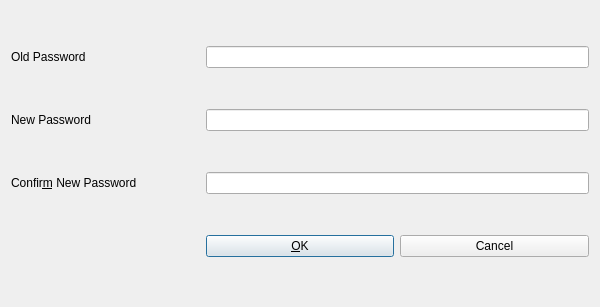
<ui version="4.0" >
 <author></author>
 <comment></comment>
 <exportmacro></exportmacro>
 <class>ChangePasswordDialog</class>
 <widget class="QDialog" name="ChangePasswordDialog" >
  <property name="geometry" >
   <rect>
    <x>0</x>
    <y>0</y>
    <width>600</width>
    <height>307</height>
   </rect>
  </property>
  <property name="windowTitle" >
   <string>Change Administrator Password</string>
  </property>
  <layout class="QGridLayout" >
   <property name="margin" >
    <number>11</number>
   </property>
   <property name="spacing" >
    <number>6</number>
   </property>
   <item row="3" column="2" >
    <widget class="QPushButton" name="cancelButton" >
     <property name="text" >
      <string>Cancel</string>
     </property>
     <property name="shortcut" >
      <string/>
     </property>
    </widget>
   </item>
   <item row="2" column="0" >
    <widget class="QLabel" name="textLabel3" >
     <property name="text" >
      <string>Confir&amp;m New Password</string>
     </property>
     <property name="buddy" >
      <cstring>confirmNewLineEdit</cstring>
     </property>
    </widget>
   </item>
   <item row="0" column="0" >
    <widget class="QLabel" name="textLabel1" >
     <property name="text" >
      <string>Old Password</string>
     </property>
     <property name="buddy" >
      <cstring>oldLineEdit</cstring>
     </property>
    </widget>
   </item>
   <item row="1" column="0" >
    <widget class="QLabel" name="textLabel2" >
     <property name="text" >
      <string>New Password</string>
     </property>
     <property name="buddy" >
      <cstring>newLineEdit</cstring>
     </property>
    </widget>
   </item>
   <item row="0" column="1" colspan="2" >
    <widget class="QLineEdit" name="oldLineEdit" >
     <property name="echoMode" >
      <enum>QLineEdit::Password</enum>
     </property>
    </widget>
   </item>
   <item row="1" column="1" colspan="2" >
    <widget class="QLineEdit" name="newLineEdit" >
     <property name="echoMode" >
      <enum>QLineEdit::Password</enum>
     </property>
    </widget>
   </item>
   <item row="2" column="1" colspan="2" >
    <widget class="QLineEdit" name="confirmNewLineEdit" >
     <property name="echoMode" >
      <enum>QLineEdit::Password</enum>
     </property>
    </widget>
   </item>
   <item row="3" column="1" >
    <widget class="QPushButton" name="okButton" >
     <property name="text" >
      <string>&amp;OK</string>
     </property>
     <property name="shortcut" >
      <string>Alt+O</string>
     </property>
     <property name="default" >
      <bool>true</bool>
     </property>
    </widget>
   </item>
  </layout>
 </widget>
 <layoutdefault spacing="6" margin="11" />
 <pixmapfunction>qPixmapFromMimeSource</pixmapfunction>
 <tabstops>
  <tabstop>oldLineEdit</tabstop>
  <tabstop>newLineEdit</tabstop>
  <tabstop>confirmNewLineEdit</tabstop>
  <tabstop>okButton</tabstop>
  <tabstop>cancelButton</tabstop>
 </tabstops>
 <resources/>
 <connections/>
</ui>
